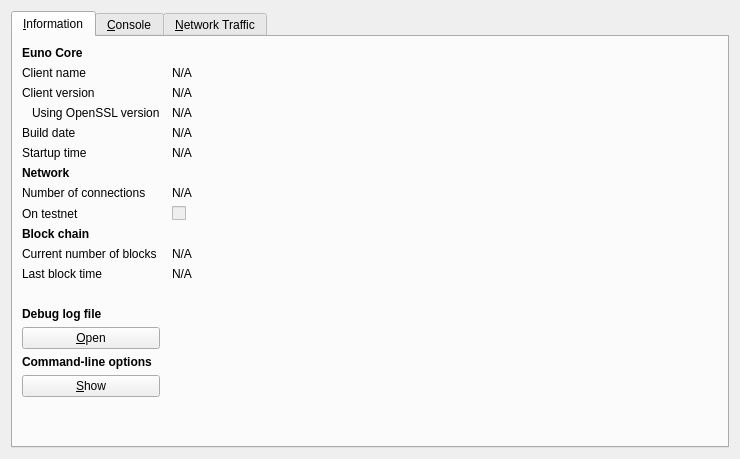
<?xml version="1.0" encoding="UTF-8"?>
<ui version="4.0">
 <class>RPCConsole</class>
 <widget class="QDialog" name="RPCConsole">
  <property name="geometry">
   <rect>
    <x>0</x>
    <y>0</y>
    <width>740</width>
    <height>459</height>
   </rect>
  </property>
  <property name="windowTitle">
   <string>euno - Debug window</string>
  </property>
  <layout class="QVBoxLayout" name="verticalLayout_2">
   <item>
    <widget class="QTabWidget" name="tabWidget">
     <property name="currentIndex">
      <number>0</number>
     </property>
     <widget class="QWidget" name="tab_info">
      <attribute name="title">
       <string>&amp;Information</string>
      </attribute>
      <layout class="QGridLayout" name="gridLayout" columnstretch="0,1">
       <property name="horizontalSpacing">
        <number>12</number>
       </property>
       <item row="0" column="0">
        <widget class="QLabel" name="label_9">
         <property name="font">
          <font>
           <weight>75</weight>
           <bold>true</bold>
          </font>
         </property>
         <property name="text">
          <string>Euno Core</string>
         </property>
        </widget>
       </item>
       <item row="1" column="0">
        <widget class="QLabel" name="label_5">
         <property name="text">
          <string>Client name</string>
         </property>
        </widget>
       </item>
       <item row="1" column="1">
        <widget class="QLabel" name="clientName">
         <property name="cursor">
          <cursorShape>IBeamCursor</cursorShape>
         </property>
         <property name="text">
          <string>N/A</string>
         </property>
         <property name="textFormat">
          <enum>Qt::PlainText</enum>
         </property>
         <property name="textInteractionFlags">
          <set>Qt::LinksAccessibleByMouse|Qt::TextSelectableByKeyboard|Qt::TextSelectableByMouse</set>
         </property>
        </widget>
       </item>
       <item row="2" column="0">
        <widget class="QLabel" name="label_6">
         <property name="text">
          <string>Client version</string>
         </property>
        </widget>
       </item>
       <item row="2" column="1">
        <widget class="QLabel" name="clientVersion">
         <property name="cursor">
          <cursorShape>IBeamCursor</cursorShape>
         </property>
         <property name="text">
          <string>N/A</string>
         </property>
         <property name="textFormat">
          <enum>Qt::PlainText</enum>
         </property>
         <property name="textInteractionFlags">
          <set>Qt::LinksAccessibleByMouse|Qt::TextSelectableByKeyboard|Qt::TextSelectableByMouse</set>
         </property>
        </widget>
       </item>
       <item row="3" column="0">
        <widget class="QLabel" name="label_14">
         <property name="text">
          <string>Using OpenSSL version</string>
         </property>
         <property name="indent">
          <number>10</number>
         </property>
        </widget>
       </item>
       <item row="3" column="1">
        <widget class="QLabel" name="openSSLVersion">
         <property name="cursor">
          <cursorShape>IBeamCursor</cursorShape>
         </property>
         <property name="text">
          <string>N/A</string>
         </property>
         <property name="textFormat">
          <enum>Qt::PlainText</enum>
         </property>
         <property name="textInteractionFlags">
          <set>Qt::LinksAccessibleByMouse|Qt::TextSelectableByKeyboard|Qt::TextSelectableByMouse</set>
         </property>
        </widget>
       </item>
       <item row="4" column="0">
        <widget class="QLabel" name="label_12">
         <property name="text">
          <string>Build date</string>
         </property>
        </widget>
       </item>
       <item row="4" column="1">
        <widget class="QLabel" name="buildDate">
         <property name="cursor">
          <cursorShape>IBeamCursor</cursorShape>
         </property>
         <property name="text">
          <string>N/A</string>
         </property>
         <property name="textFormat">
          <enum>Qt::PlainText</enum>
         </property>
         <property name="textInteractionFlags">
          <set>Qt::LinksAccessibleByMouse|Qt::TextSelectableByKeyboard|Qt::TextSelectableByMouse</set>
         </property>
        </widget>
       </item>
       <item row="5" column="0">
        <widget class="QLabel" name="label_13">
         <property name="text">
          <string>Startup time</string>
         </property>
        </widget>
       </item>
       <item row="5" column="1">
        <widget class="QLabel" name="startupTime">
         <property name="cursor">
          <cursorShape>IBeamCursor</cursorShape>
         </property>
         <property name="text">
          <string>N/A</string>
         </property>
         <property name="textFormat">
          <enum>Qt::PlainText</enum>
         </property>
         <property name="textInteractionFlags">
          <set>Qt::LinksAccessibleByMouse|Qt::TextSelectableByKeyboard|Qt::TextSelectableByMouse</set>
         </property>
        </widget>
       </item>
       <item row="6" column="0">
        <widget class="QLabel" name="label_11">
         <property name="font">
          <font>
           <weight>75</weight>
           <bold>true</bold>
          </font>
         </property>
         <property name="text">
          <string>Network</string>
         </property>
        </widget>
       </item>
       <item row="7" column="0">
        <widget class="QLabel" name="label_7">
         <property name="text">
          <string>Number of connections</string>
         </property>
        </widget>
       </item>
       <item row="7" column="1">
        <widget class="QLabel" name="numberOfConnections">
         <property name="cursor">
          <cursorShape>IBeamCursor</cursorShape>
         </property>
         <property name="text">
          <string>N/A</string>
         </property>
         <property name="textFormat">
          <enum>Qt::PlainText</enum>
         </property>
         <property name="textInteractionFlags">
          <set>Qt::LinksAccessibleByMouse|Qt::TextSelectableByKeyboard|Qt::TextSelectableByMouse</set>
         </property>
        </widget>
       </item>
       <item row="8" column="0">
        <widget class="QLabel" name="label_8">
         <property name="text">
          <string>On testnet</string>
         </property>
        </widget>
       </item>
       <item row="8" column="1">
        <widget class="QCheckBox" name="isTestNet">
         <property name="enabled">
          <bool>false</bool>
         </property>
         <property name="text">
          <string/>
         </property>
        </widget>
       </item>
       <item row="9" column="0">
        <widget class="QLabel" name="label_10">
         <property name="font">
          <font>
           <weight>75</weight>
           <bold>true</bold>
          </font>
         </property>
         <property name="text">
          <string>Block chain</string>
         </property>
        </widget>
       </item>
       <item row="10" column="0">
        <widget class="QLabel" name="label_3">
         <property name="text">
          <string>Current number of blocks</string>
         </property>
        </widget>
       </item>
       <item row="10" column="1">
        <widget class="QLabel" name="numberOfBlocks">
         <property name="cursor">
          <cursorShape>IBeamCursor</cursorShape>
         </property>
         <property name="text">
          <string>N/A</string>
         </property>
         <property name="textFormat">
          <enum>Qt::PlainText</enum>
         </property>
         <property name="textInteractionFlags">
          <set>Qt::LinksAccessibleByMouse|Qt::TextSelectableByKeyboard|Qt::TextSelectableByMouse</set>
         </property>
        </widget>
       </item>
       <item row="11" column="0">
        <widget class="QLabel" name="label_2">
         <property name="text">
          <string>Last block time</string>
         </property>
        </widget>
       </item>
       <item row="11" column="1">
        <widget class="QLabel" name="lastBlockTime">
         <property name="cursor">
          <cursorShape>IBeamCursor</cursorShape>
         </property>
         <property name="text">
          <string>N/A</string>
         </property>
         <property name="textFormat">
          <enum>Qt::PlainText</enum>
         </property>
         <property name="textInteractionFlags">
          <set>Qt::LinksAccessibleByMouse|Qt::TextSelectableByKeyboard|Qt::TextSelectableByMouse</set>
         </property>
        </widget>
       </item>
       <item row="12" column="0">
        <spacer name="verticalSpacer_2">
         <property name="orientation">
          <enum>Qt::Vertical</enum>
         </property>
         <property name="sizeHint" stdset="0">
          <size>
           <width>20</width>
           <height>20</height>
          </size>
         </property>
        </spacer>
       </item>
       <item row="13" column="0">
        <widget class="QLabel" name="labelDebugLogfile">
         <property name="font">
          <font>
           <weight>75</weight>
           <bold>true</bold>
          </font>
         </property>
         <property name="text">
          <string>Debug log file</string>
         </property>
        </widget>
       </item>
       <item row="14" column="0">
        <widget class="QPushButton" name="openDebugLogfileButton">
         <property name="toolTip">
          <string>Open the euno debug log file from the current data directory. This can take a few seconds for large log files.</string>
         </property>
         <property name="text">
          <string>&amp;Open</string>
         </property>
         <property name="autoDefault">
          <bool>false</bool>
         </property>
        </widget>
       </item>
       <item row="15" column="0">
        <widget class="QLabel" name="labelCLOptions">
         <property name="font">
          <font>
           <weight>75</weight>
           <bold>true</bold>
          </font>
         </property>
         <property name="text">
          <string>Command-line options</string>
         </property>
        </widget>
       </item>
       <item row="16" column="0">
        <widget class="QPushButton" name="showCLOptionsButton">
         <property name="toolTip">
          <string>Show the euno-Qt help message to get a list with possible euno command-line options.</string>
         </property>
         <property name="text">
          <string>&amp;Show</string>
         </property>
         <property name="autoDefault">
          <bool>false</bool>
         </property>
        </widget>
       </item>
       <item row="17" column="0">
        <spacer name="verticalSpacer">
         <property name="orientation">
          <enum>Qt::Vertical</enum>
         </property>
         <property name="sizeHint" stdset="0">
          <size>
           <width>20</width>
           <height>40</height>
          </size>
         </property>
        </spacer>
       </item>
      </layout>
     </widget>
     <widget class="QWidget" name="tab_console">
      <attribute name="title">
       <string>&amp;Console</string>
      </attribute>
      <layout class="QVBoxLayout" name="verticalLayout_3">
       <property name="spacing">
        <number>3</number>
       </property>
       <item>
        <widget class="QTextEdit" name="messagesWidget">
         <property name="minimumSize">
          <size>
           <width>0</width>
           <height>100</height>
          </size>
         </property>
         <property name="readOnly">
          <bool>true</bool>
         </property>
         <property name="tabKeyNavigation" stdset="0">
          <bool>false</bool>
         </property>
         <property name="columnCount" stdset="0">
          <number>2</number>
         </property>
        </widget>
       </item>
       <item>
        <layout class="QHBoxLayout" name="horizontalLayout">
         <property name="spacing">
          <number>3</number>
         </property>
         <item>
          <widget class="QLabel" name="label">
           <property name="text">
            <string notr="true">&gt;</string>
           </property>
          </widget>
         </item>
         <item>
          <widget class="QLineEdit" name="lineEdit"/>
         </item>
         <item>
          <widget class="QPushButton" name="clearButton">
           <property name="maximumSize">
            <size>
             <width>24</width>
             <height>24</height>
            </size>
           </property>
           <property name="toolTip">
            <string>Clear console</string>
           </property>
           <property name="text">
            <string/>
           </property>
           <property name="icon">
            <iconset resource="../bitcoin.qrc">
             <normaloff>:/icons/remove</normaloff>:/icons/remove</iconset>
           </property>
           <property name="shortcut">
            <string notr="true">Ctrl+L</string>
           </property>
           <property name="autoDefault">
            <bool>false</bool>
           </property>
          </widget>
         </item>
        </layout>
       </item>
      </layout>
     </widget>
     <widget class="QWidget" name="tab">
      <attribute name="title">
       <string>&amp;Network Traffic</string>
      </attribute>
      <layout class="QHBoxLayout" name="horizontalLayout_3">
       <item>
        <layout class="QVBoxLayout" name="verticalLayout_4">
         <item>
          <widget class="TrafficGraphWidget" name="trafficGraph" native="true">
           <property name="sizePolicy">
            <sizepolicy hsizetype="Expanding" vsizetype="Expanding">
             <horstretch>0</horstretch>
             <verstretch>0</verstretch>
            </sizepolicy>
           </property>
          </widget>
         </item>
         <item>
          <layout class="QHBoxLayout" name="horizontalLayout_2">
           <item>
            <widget class="QSlider" name="sldGraphRange">
             <property name="minimum">
              <number>1</number>
             </property>
             <property name="maximum">
              <number>288</number>
             </property>
             <property name="pageStep">
              <number>12</number>
             </property>
             <property name="value">
              <number>6</number>
             </property>
             <property name="orientation">
              <enum>Qt::Horizontal</enum>
             </property>
            </widget>
           </item>
           <item>
            <widget class="QLabel" name="lblGraphRange">
             <property name="minimumSize">
              <size>
               <width>100</width>
               <height>0</height>
              </size>
             </property>
             <property name="alignment">
              <set>Qt::AlignCenter</set>
             </property>
            </widget>
           </item>
           <item>
            <widget class="QPushButton" name="btnClearTrafficGraph">
             <property name="text">
              <string>&amp;Clear</string>
             </property>
            </widget>
           </item>
          </layout>
         </item>
        </layout>
       </item>
       <item>
        <layout class="QVBoxLayout" name="verticalLayout">
         <item>
          <widget class="QGroupBox" name="groupBox">
           <property name="title">
            <string>Totals</string>
           </property>
           <layout class="QVBoxLayout" name="verticalLayout_5">
            <item>
             <layout class="QHBoxLayout" name="horizontalLayout_4">
              <item>
               <widget class="Line" name="line">
                <property name="sizePolicy">
                 <sizepolicy hsizetype="Fixed" vsizetype="Fixed">
                  <horstretch>0</horstretch>
                  <verstretch>0</verstretch>
                 </sizepolicy>
                </property>
                <property name="minimumSize">
                 <size>
                  <width>10</width>
                  <height>0</height>
                 </size>
                </property>
                <property name="palette">
                 <palette>
                  <active>
                   <colorrole role="Light">
                    <brush brushstyle="SolidPattern">
                     <color alpha="255">
                      <red>0</red>
                      <green>255</green>
                      <blue>0</blue>
                     </color>
                    </brush>
                   </colorrole>
                  </active>
                  <inactive>
                   <colorrole role="Light">
                    <brush brushstyle="SolidPattern">
                     <color alpha="255">
                      <red>0</red>
                      <green>255</green>
                      <blue>0</blue>
                     </color>
                    </brush>
                   </colorrole>
                  </inactive>
                  <disabled>
                   <colorrole role="Light">
                    <brush brushstyle="SolidPattern">
                     <color alpha="255">
                      <red>0</red>
                      <green>255</green>
                      <blue>0</blue>
                     </color>
                    </brush>
                   </colorrole>
                  </disabled>
                 </palette>
                </property>
                <property name="orientation">
                 <enum>Qt::Horizontal</enum>
                </property>
               </widget>
              </item>
              <item>
               <widget class="QLabel" name="label_16">
                <property name="text">
                 <string>In:</string>
                </property>
               </widget>
              </item>
              <item>
               <widget class="QLabel" name="lblBytesIn">
                <property name="minimumSize">
                 <size>
                  <width>50</width>
                  <height>0</height>
                 </size>
                </property>
                <property name="alignment">
                 <set>Qt::AlignRight|Qt::AlignTrailing|Qt::AlignVCenter</set>
                </property>
               </widget>
              </item>
             </layout>
            </item>
            <item>
             <layout class="QHBoxLayout" name="horizontalLayout_5">
              <item>
               <widget class="Line" name="line_2">
                <property name="sizePolicy">
                 <sizepolicy hsizetype="Fixed" vsizetype="Fixed">
                  <horstretch>0</horstretch>
                  <verstretch>0</verstretch>
                 </sizepolicy>
                </property>
                <property name="minimumSize">
                 <size>
                  <width>10</width>
                  <height>0</height>
                 </size>
                </property>
                <property name="palette">
                 <palette>
                  <active>
                   <colorrole role="Light">
                    <brush brushstyle="SolidPattern">
                     <color alpha="255">
                      <red>255</red>
                      <green>0</green>
                      <blue>0</blue>
                     </color>
                    </brush>
                   </colorrole>
                  </active>
                  <inactive>
                   <colorrole role="Light">
                    <brush brushstyle="SolidPattern">
                     <color alpha="255">
                      <red>255</red>
                      <green>0</green>
                      <blue>0</blue>
                     </color>
                    </brush>
                   </colorrole>
                  </inactive>
                  <disabled>
                   <colorrole role="Light">
                    <brush brushstyle="SolidPattern">
                     <color alpha="255">
                      <red>255</red>
                      <green>0</green>
                      <blue>0</blue>
                     </color>
                    </brush>
                   </colorrole>
                  </disabled>
                 </palette>
                </property>
                <property name="orientation">
                 <enum>Qt::Horizontal</enum>
                </property>
               </widget>
              </item>
              <item>
               <widget class="QLabel" name="label_17">
                <property name="text">
                 <string>Out:</string>
                </property>
               </widget>
              </item>
              <item>
               <widget class="QLabel" name="lblBytesOut">
                <property name="minimumSize">
                 <size>
                  <width>50</width>
                  <height>0</height>
                 </size>
                </property>
                <property name="alignment">
                 <set>Qt::AlignRight|Qt::AlignTrailing|Qt::AlignVCenter</set>
                </property>
               </widget>
              </item>
             </layout>
            </item>
            <item>
             <spacer name="verticalSpacer_4">
              <property name="orientation">
               <enum>Qt::Vertical</enum>
              </property>
              <property name="sizeHint" stdset="0">
               <size>
                <width>20</width>
                <height>407</height>
               </size>
              </property>
             </spacer>
            </item>
           </layout>
          </widget>
         </item>
        </layout>
       </item>
      </layout>
     </widget>
    </widget>
   </item>
  </layout>
 </widget>
 <customwidgets>
  <customwidget>
   <class>TrafficGraphWidget</class>
   <extends>QWidget</extends>
   <header>trafficgraphwidget.h</header>
   <container>1</container>
   <slots>
    <slot>clear()</slot>
   </slots>
  </customwidget>
 </customwidgets>
 <resources>
  <include location="../bitcoin.qrc"/>
 </resources>
 <connections/>
</ui>
